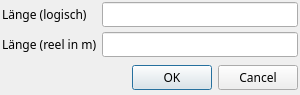
<ui version="4.0" >
 <author></author>
 <comment></comment>
 <exportmacro></exportmacro>
 <class>ScaleEditDialog</class>
 <widget class="QDialog" name="ScaleEditDialog" >
  <property name="geometry" >
   <rect>
    <x>0</x>
    <y>0</y>
    <width>300</width>
    <height>73</height>
   </rect>
  </property>
  <property name="sizePolicy" >
   <sizepolicy>
    <hsizetype>0</hsizetype>
    <vsizetype>0</vsizetype>
    <horstretch>0</horstretch>
    <verstretch>0</verstretch>
   </sizepolicy>
  </property>
  <property name="font" >
   <font>
    <family>Sans Serif</family>
    <pointsize>9</pointsize>
    <weight>50</weight>
    <italic>false</italic>
    <bold>false</bold>
    <underline>false</underline>
    <strikeout>false</strikeout>
   </font>
  </property>
  <property name="windowTitle" >
   <string>Maßstab</string>
  </property>
  <layout class="QGridLayout" >
   <property name="margin" >
    <number>2</number>
   </property>
   <property name="spacing" >
    <number>5</number>
   </property>
   <item row="0" column="1" >
    <widget class="QLineEdit" name="lineEditScaleLogic" >
     <property name="readOnly" >
      <bool>true</bool>
     </property>
    </widget>
   </item>
   <item row="0" column="0" >
    <widget class="QLabel" name="label" >
     <property name="text" >
      <string>&lt;html>&lt;head>&lt;meta name="qrichtext" content="1" />&lt;/head>&lt;body style=" white-space: pre-wrap; font-family:Sans Serif; font-weight:400; font-style:normal; text-decoration:none;">&lt;p style=" margin-top:0px; margin-bottom:0px; margin-left:0px; margin-right:0px; -qt-block-indent:0; text-indent:0px;">Länge (logisch)&lt;/p>&lt;/body>&lt;/html></string>
     </property>
    </widget>
   </item>
   <item row="1" column="0" >
    <widget class="QLabel" name="label_2" >
     <property name="text" >
      <string>&lt;html>&lt;head>&lt;meta name="qrichtext" content="1" />&lt;/head>&lt;body style=" white-space: pre-wrap; font-family:Sans Serif; font-weight:400; font-style:normal; text-decoration:none;">&lt;p style=" margin-top:0px; margin-bottom:0px; margin-left:0px; margin-right:0px; -qt-block-indent:0; text-indent:0px;">Länge (reel in m)&lt;/p>&lt;/body>&lt;/html></string>
     </property>
    </widget>
   </item>
   <item row="1" column="1" >
    <widget class="QLineEdit" name="lineEditScaleReal" />
   </item>
   <item row="2" column="0" colspan="2" >
    <layout class="QHBoxLayout" >
     <property name="margin" >
      <number>0</number>
     </property>
     <property name="spacing" >
      <number>6</number>
     </property>
     <item>
      <spacer>
       <property name="orientation" >
        <enum>Qt::Horizontal</enum>
       </property>
       <property name="sizeHint" >
        <size>
         <width>131</width>
         <height>31</height>
        </size>
       </property>
      </spacer>
     </item>
     <item>
      <widget class="QPushButton" name="okButton" >
       <property name="text" >
        <string>OK</string>
       </property>
      </widget>
     </item>
     <item>
      <widget class="QPushButton" name="cancelButton" >
       <property name="text" >
        <string>Cancel</string>
       </property>
      </widget>
     </item>
    </layout>
   </item>
  </layout>
 </widget>
 <pixmapfunction></pixmapfunction>
 <tabstops>
  <tabstop>lineEditScaleReal</tabstop>
  <tabstop>okButton</tabstop>
  <tabstop>cancelButton</tabstop>
  <tabstop>lineEditScaleLogic</tabstop>
 </tabstops>
 <resources/>
 <connections>
  <connection>
   <sender>okButton</sender>
   <signal>clicked()</signal>
   <receiver>ScaleEditDialog</receiver>
   <slot>accept()</slot>
   <hints>
    <hint type="sourcelabel" >
     <x>278</x>
     <y>253</y>
    </hint>
    <hint type="destinationlabel" >
     <x>96</x>
     <y>254</y>
    </hint>
   </hints>
  </connection>
  <connection>
   <sender>cancelButton</sender>
   <signal>clicked()</signal>
   <receiver>ScaleEditDialog</receiver>
   <slot>reject()</slot>
   <hints>
    <hint type="sourcelabel" >
     <x>369</x>
     <y>253</y>
    </hint>
    <hint type="destinationlabel" >
     <x>179</x>
     <y>282</y>
    </hint>
   </hints>
  </connection>
 </connections>
</ui>
